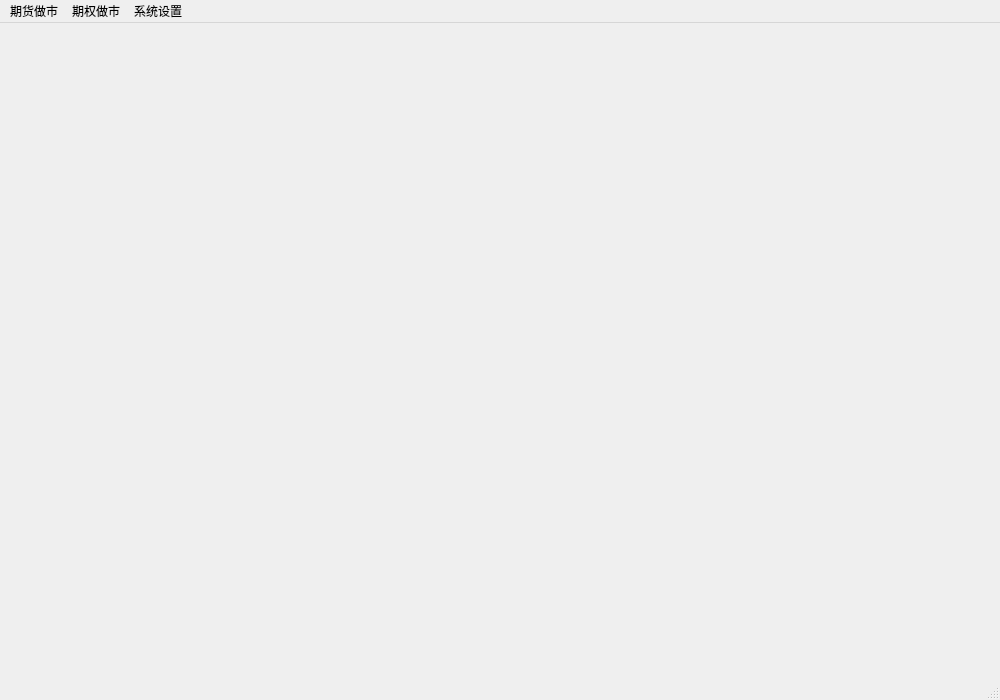
<?xml version="1.0" encoding="UTF-8"?>
<ui version="4.0">
 <class>MainWindow</class>
 <widget class="QMainWindow" name="MainWindow">
  <property name="geometry">
   <rect>
    <x>0</x>
    <y>0</y>
    <width>1000</width>
    <height>700</height>
   </rect>
  </property>
  <property name="windowTitle">
   <string>MainWindow</string>
  </property>
  <widget class="QWidget" name="centralwidget"/>
  <widget class="QMenuBar" name="menubar">
   <property name="geometry">
    <rect>
     <x>0</x>
     <y>0</y>
     <width>1000</width>
     <height>22</height>
    </rect>
   </property>
   <widget class="QMenu" name="future_a">
    <property name="title">
     <string>期货做市</string>
    </property>
    <widget class="QMenu" name="menu">
     <property name="title">
      <string>上期所</string>
     </property>
     <addaction name="actiontong_2"/>
     <addaction name="actionlv_2"/>
     <addaction name="actionxi_2"/>
     <addaction name="actionqian"/>
     <addaction name="actionnie_2"/>
     <addaction name="actionxin_2"/>
     <addaction name="actionjin"/>
     <addaction name="actionyin"/>
     <addaction name="actionluowen"/>
     <addaction name="actionxiancai"/>
     <addaction name="actionrejuan"/>
     <addaction name="actionbuxiugang"/>
     <addaction name="separator"/>
     <addaction name="actionyuanyou"/>
     <addaction name="actiondiliu"/>
     <addaction name="actionranliaoyou"/>
     <addaction name="actionliqing"/>
     <addaction name="actiontianjiao"/>
     <addaction name="action20hao"/>
     <addaction name="actionzhijiang"/>
    </widget>
    <widget class="QMenu" name="menu_2">
     <property name="title">
      <string>郑商所</string>
     </property>
     <addaction name="actionbaitang"/>
     <addaction name="actionmianhua"/>
     <addaction name="actionpumai"/>
     <addaction name="actionqiangmai"/>
     <addaction name="actionzaoxiandao"/>
     <addaction name="actionwanxiandao"/>
     <addaction name="actionjindao"/>
     <addaction name="actioncaizipo"/>
     <addaction name="actionyoucaizi"/>
     <addaction name="actioncaiziyou"/>
     <addaction name="actionpiguo"/>
     <addaction name="actionmiansha"/>
     <addaction name="actionhongzao"/>
     <addaction name="separator"/>
     <addaction name="actiondonglimei"/>
     <addaction name="actionPTA"/>
     <addaction name="actionjiachun"/>
     <addaction name="actionboli"/>
     <addaction name="actionguitie"/>
     <addaction name="actionguimeng"/>
     <addaction name="actionniaosu"/>
     <addaction name="actionchunjian"/>
    </widget>
    <widget class="QMenu" name="menu_3">
     <property name="title">
      <string>大商所</string>
     </property>
     <addaction name="actionyumi"/>
     <addaction name="actionyumidianfen"/>
     <addaction name="actionhuangdaou1"/>
     <addaction name="actionhuangdadou2"/>
     <addaction name="actiondoupo"/>
     <addaction name="actiondouyou"/>
     <addaction name="actionzonglvyou"/>
     <addaction name="actionxianweiban"/>
     <addaction name="actionjiaoheban"/>
     <addaction name="actionjidan"/>
     <addaction name="actionjingmi"/>
     <addaction name="separator"/>
     <addaction name="actionjyx"/>
     <addaction name="actionjlyx"/>
     <addaction name="actionjbx"/>
     <addaction name="actionjt"/>
     <addaction name="actionjm"/>
     <addaction name="actiontks"/>
     <addaction name="actionyec"/>
     <addaction name="actionbyx"/>
     <addaction name="actionyhsyq"/>
    </widget>
    <widget class="QMenu" name="menu_4">
     <property name="title">
      <string>中金所</string>
     </property>
     <addaction name="actionif"/>
     <addaction name="actionih"/>
     <addaction name="actionic"/>
     <addaction name="actiontf"/>
     <addaction name="actiont"/>
     <addaction name="actionts"/>
    </widget>
    <widget class="QMenu" name="menu_5">
     <property name="title">
      <string>能交所</string>
     </property>
     <addaction name="actionyuanyou_2"/>
     <addaction name="action20jiao"/>
     <addaction name="actiondiliuranliaoyou"/>
    </widget>
    <addaction name="menu"/>
    <addaction name="menu_2"/>
    <addaction name="menu_3"/>
    <addaction name="menu_4"/>
    <addaction name="menu_5"/>
   </widget>
   <widget class="QMenu" name="option_a">
    <property name="title">
     <string>期权做市</string>
    </property>
    <widget class="QMenu" name="menu_6">
     <property name="title">
      <string>上期所</string>
     </property>
     <addaction name="actiontong_op"/>
     <addaction name="actionhuangjin_op"/>
     <addaction name="actiontianjiao_op"/>
    </widget>
    <widget class="QMenu" name="menu_7">
     <property name="title">
      <string>郑商所</string>
     </property>
     <addaction name="actionbaitang_op"/>
     <addaction name="actionmianhua_op"/>
     <addaction name="actionpta_op"/>
     <addaction name="actionjiachun_op"/>
     <addaction name="actioncaizipo_op"/>
     <addaction name="actiondonglimei_op"/>
    </widget>
    <widget class="QMenu" name="menu_8">
     <property name="title">
      <string>大商所</string>
     </property>
     <addaction name="actiondoupo_op"/>
     <addaction name="actionyumi_op"/>
     <addaction name="actiontiekuangshi_op"/>
     <addaction name="actionjuyixi_op"/>
     <addaction name="actionjulvyixi_op"/>
     <addaction name="actionjubingxi_op"/>
    </widget>
    <widget class="QMenu" name="menu_9">
     <property name="title">
      <string>中金所</string>
     </property>
     <addaction name="actionif_op"/>
    </widget>
    <addaction name="menu_6"/>
    <addaction name="menu_7"/>
    <addaction name="menu_8"/>
    <addaction name="menu_9"/>
    <addaction name="actionnjs_3"/>
   </widget>
   <widget class="QMenu" name="system_a">
    <property name="title">
     <string>系统设置</string>
    </property>
    <widget class="QMenu" name="menu_10">
     <property name="title">
      <string>风控设置</string>
     </property>
     <addaction name="actiondhyfk"/>
     <addaction name="actionzhfk"/>
    </widget>
    <addaction name="actioncjyh"/>
    <addaction name="actionjsgl"/>
    <addaction name="separator"/>
    <addaction name="actiontjhy"/>
    <addaction name="actionpzsz"/>
    <addaction name="actionzssz"/>
    <addaction name="menu_10"/>
    <addaction name="actionjkzb"/>
    <addaction name="actionsccl"/>
    <addaction name="separator"/>
    <addaction name="actionmmxg"/>
   </widget>
   <addaction name="future_a"/>
   <addaction name="option_a"/>
   <addaction name="system_a"/>
  </widget>
  <widget class="QStatusBar" name="statusbar"/>
  <action name="actionzss">
   <property name="text">
    <string>郑商所</string>
   </property>
  </action>
  <action name="actiondss">
   <property name="text">
    <string>大商所</string>
   </property>
  </action>
  <action name="actionzjs">
   <property name="text">
    <string>中金所</string>
   </property>
  </action>
  <action name="actionnjs">
   <property name="text">
    <string>能交所</string>
   </property>
  </action>
  <action name="actioncjyh">
   <property name="text">
    <string>用户管理</string>
   </property>
  </action>
  <action name="actionmmcz">
   <property name="text">
    <string>密码重置</string>
   </property>
  </action>
  <action name="actionpzsz">
   <property name="text">
    <string>品种设置</string>
   </property>
  </action>
  <action name="actionzssz">
   <property name="text">
    <string>做市权限设置</string>
   </property>
  </action>
  <action name="actionmmxg">
   <property name="text">
    <string>密码修改</string>
   </property>
  </action>
  <action name="actiontong">
   <property name="text">
    <string>铜</string>
   </property>
  </action>
  <action name="actionlv">
   <property name="text">
    <string>铝</string>
   </property>
  </action>
  <action name="actionxin">
   <property name="text">
    <string>锌</string>
   </property>
  </action>
  <action name="actionqina">
   <property name="text">
    <string>铅</string>
   </property>
  </action>
  <action name="actionnie">
   <property name="text">
    <string>镍</string>
   </property>
  </action>
  <action name="actionxi">
   <property name="text">
    <string>锡</string>
   </property>
  </action>
  <action name="actionnjs_3">
   <property name="text">
    <string>能交所</string>
   </property>
  </action>
  <action name="actionjkzb">
   <property name="text">
    <string>监控指标</string>
   </property>
  </action>
  <action name="actiontong_2">
   <property name="text">
    <string>铜</string>
   </property>
  </action>
  <action name="actionlv_2">
   <property name="text">
    <string>铝</string>
   </property>
  </action>
  <action name="actionxi_2">
   <property name="text">
    <string>锡</string>
   </property>
  </action>
  <action name="actionqian">
   <property name="text">
    <string>铅</string>
   </property>
  </action>
  <action name="actionnie_2">
   <property name="text">
    <string>镍</string>
   </property>
  </action>
  <action name="actionxin_2">
   <property name="text">
    <string>锌</string>
   </property>
  </action>
  <action name="actionjin">
   <property name="text">
    <string>金</string>
   </property>
  </action>
  <action name="actionyin">
   <property name="text">
    <string>银</string>
   </property>
  </action>
  <action name="actionluowen">
   <property name="text">
    <string>螺纹</string>
   </property>
  </action>
  <action name="actionxiancai">
   <property name="text">
    <string>线材</string>
   </property>
  </action>
  <action name="actionrejuan">
   <property name="text">
    <string>热卷</string>
   </property>
  </action>
  <action name="actionbuxiugang">
   <property name="text">
    <string>不锈钢</string>
   </property>
  </action>
  <action name="actionyuanyou">
   <property name="text">
    <string>原油</string>
   </property>
  </action>
  <action name="actiondiliu">
   <property name="text">
    <string>低硫燃料油</string>
   </property>
  </action>
  <action name="actionranliaoyou">
   <property name="text">
    <string>燃料油</string>
   </property>
  </action>
  <action name="actionliqing">
   <property name="text">
    <string>沥青</string>
   </property>
  </action>
  <action name="actiontianjiao">
   <property name="text">
    <string>天然橡胶</string>
   </property>
  </action>
  <action name="action20hao">
   <property name="text">
    <string>20号胶</string>
   </property>
  </action>
  <action name="actionzhijiang">
   <property name="text">
    <string>纸浆</string>
   </property>
  </action>
  <action name="actionbaitang">
   <property name="text">
    <string>白糖</string>
   </property>
  </action>
  <action name="actionmianhua">
   <property name="text">
    <string>棉花</string>
   </property>
  </action>
  <action name="actionpumai">
   <property name="text">
    <string>普麦</string>
   </property>
  </action>
  <action name="actionqiangmai">
   <property name="text">
    <string>强麦</string>
   </property>
  </action>
  <action name="actionzaoxiandao">
   <property name="text">
    <string>早籼稻</string>
   </property>
  </action>
  <action name="actionwanxiandao">
   <property name="text">
    <string>晚籼稻</string>
   </property>
  </action>
  <action name="actionjindao">
   <property name="text">
    <string>粳稻</string>
   </property>
  </action>
  <action name="actioncaizipo">
   <property name="text">
    <string>菜籽粕</string>
   </property>
  </action>
  <action name="actionyoucaizi">
   <property name="text">
    <string>油菜籽</string>
   </property>
  </action>
  <action name="actioncaiziyou">
   <property name="text">
    <string>菜籽油</string>
   </property>
  </action>
  <action name="actionpiguo">
   <property name="text">
    <string>苹果</string>
   </property>
  </action>
  <action name="actionmiansha">
   <property name="text">
    <string>棉纱</string>
   </property>
  </action>
  <action name="actionhongzao">
   <property name="text">
    <string>红枣</string>
   </property>
  </action>
  <action name="actiondonglimei">
   <property name="text">
    <string>动力煤</string>
   </property>
  </action>
  <action name="actionPTA">
   <property name="text">
    <string>PTA</string>
   </property>
  </action>
  <action name="actionjiachun">
   <property name="text">
    <string>甲醇</string>
   </property>
  </action>
  <action name="actionboli">
   <property name="text">
    <string>玻璃</string>
   </property>
  </action>
  <action name="actionguitie">
   <property name="text">
    <string>硅铁</string>
   </property>
  </action>
  <action name="actionguimeng">
   <property name="text">
    <string>硅锰</string>
   </property>
  </action>
  <action name="actionniaosu">
   <property name="text">
    <string>尿素</string>
   </property>
  </action>
  <action name="actionchunjian">
   <property name="text">
    <string>纯碱</string>
   </property>
  </action>
  <action name="actionyumi">
   <property name="text">
    <string>玉米</string>
   </property>
  </action>
  <action name="actionyumidianfen">
   <property name="text">
    <string>玉米淀粉</string>
   </property>
  </action>
  <action name="actionhuangdaou1">
   <property name="text">
    <string>黄大豆1号</string>
   </property>
  </action>
  <action name="actionhuangdadou2">
   <property name="text">
    <string>黄大豆2号</string>
   </property>
  </action>
  <action name="actiondoupo">
   <property name="text">
    <string>豆粕</string>
   </property>
  </action>
  <action name="actiondouyou">
   <property name="text">
    <string>豆油</string>
   </property>
  </action>
  <action name="actionzonglvyou">
   <property name="text">
    <string>棕榈油</string>
   </property>
  </action>
  <action name="actionxianweiban">
   <property name="text">
    <string>纤维板</string>
   </property>
  </action>
  <action name="actionjiaoheban">
   <property name="text">
    <string>胶合板</string>
   </property>
  </action>
  <action name="actionjidan">
   <property name="text">
    <string>鸡蛋</string>
   </property>
  </action>
  <action name="actionjingmi">
   <property name="text">
    <string>粳米</string>
   </property>
  </action>
  <action name="actionjyx">
   <property name="text">
    <string>聚乙烯</string>
   </property>
  </action>
  <action name="actionjlyx">
   <property name="text">
    <string>聚氯乙烯</string>
   </property>
  </action>
  <action name="actionjbx">
   <property name="text">
    <string>聚丙烯</string>
   </property>
  </action>
  <action name="actionjt">
   <property name="text">
    <string>焦炭</string>
   </property>
  </action>
  <action name="actionjm">
   <property name="text">
    <string>焦煤</string>
   </property>
  </action>
  <action name="actiontks">
   <property name="text">
    <string>铁矿石</string>
   </property>
  </action>
  <action name="actionyec">
   <property name="text">
    <string>乙二醇</string>
   </property>
  </action>
  <action name="actionbyx">
   <property name="text">
    <string>苯乙烯</string>
   </property>
  </action>
  <action name="actionyhsyq">
   <property name="text">
    <string>液化石油气</string>
   </property>
  </action>
  <action name="actionif">
   <property name="text">
    <string>沪深300</string>
   </property>
  </action>
  <action name="actionih">
   <property name="text">
    <string>上证50</string>
   </property>
  </action>
  <action name="actionic">
   <property name="text">
    <string>中证500</string>
   </property>
  </action>
  <action name="actiontf">
   <property name="text">
    <string>5年期国债</string>
   </property>
  </action>
  <action name="actiont">
   <property name="text">
    <string>10年期国债</string>
   </property>
  </action>
  <action name="actionts">
   <property name="text">
    <string>2年期国债</string>
   </property>
  </action>
  <action name="actionyuanyou_2">
   <property name="text">
    <string>原油</string>
   </property>
  </action>
  <action name="action20jiao">
   <property name="text">
    <string>20号胶</string>
   </property>
  </action>
  <action name="actiondiliuranliaoyou">
   <property name="text">
    <string>低硫燃料油</string>
   </property>
  </action>
  <action name="actiontong_op">
   <property name="text">
    <string>铜</string>
   </property>
  </action>
  <action name="actionhuangjin_op">
   <property name="text">
    <string>黄金</string>
   </property>
  </action>
  <action name="actiontianjiao_op">
   <property name="text">
    <string>天胶</string>
   </property>
  </action>
  <action name="actionbaitang_op">
   <property name="text">
    <string>白糖</string>
   </property>
  </action>
  <action name="actionmianhua_op">
   <property name="text">
    <string>棉花</string>
   </property>
  </action>
  <action name="actionpta_op">
   <property name="text">
    <string>PTA</string>
   </property>
  </action>
  <action name="actionjiachun_op">
   <property name="text">
    <string>甲醇</string>
   </property>
  </action>
  <action name="actioncaizipo_op">
   <property name="text">
    <string>菜籽粕</string>
   </property>
  </action>
  <action name="actiondonglimei_op">
   <property name="text">
    <string>动力煤</string>
   </property>
  </action>
  <action name="actiondoupo_op">
   <property name="text">
    <string>豆粕</string>
   </property>
  </action>
  <action name="actionyumi_op">
   <property name="text">
    <string>玉米</string>
   </property>
  </action>
  <action name="actiontiekuangshi_op">
   <property name="text">
    <string>铁矿石</string>
   </property>
  </action>
  <action name="actionjuyixi_op">
   <property name="text">
    <string>聚乙烯</string>
   </property>
  </action>
  <action name="actionjulvyixi_op">
   <property name="text">
    <string>聚氯乙烯</string>
   </property>
  </action>
  <action name="actionjubingxi_op">
   <property name="text">
    <string>聚丙烯</string>
   </property>
  </action>
  <action name="actionif_op">
   <property name="text">
    <string>沪深300</string>
   </property>
  </action>
  <action name="actionjsgl">
   <property name="text">
    <string>角色管理</string>
   </property>
  </action>
  <action name="actiontjhy">
   <property name="text">
    <string>合约管理</string>
   </property>
  </action>
  <action name="actionsccl">
   <property name="text">
    <string>上传策略</string>
   </property>
  </action>
  <action name="actiondhyfk">
   <property name="text">
    <string>单合约风控</string>
   </property>
  </action>
  <action name="actionzhfk">
   <property name="text">
    <string>组合风控</string>
   </property>
  </action>
 </widget>
 <resources/>
 <connections/>
</ui>
